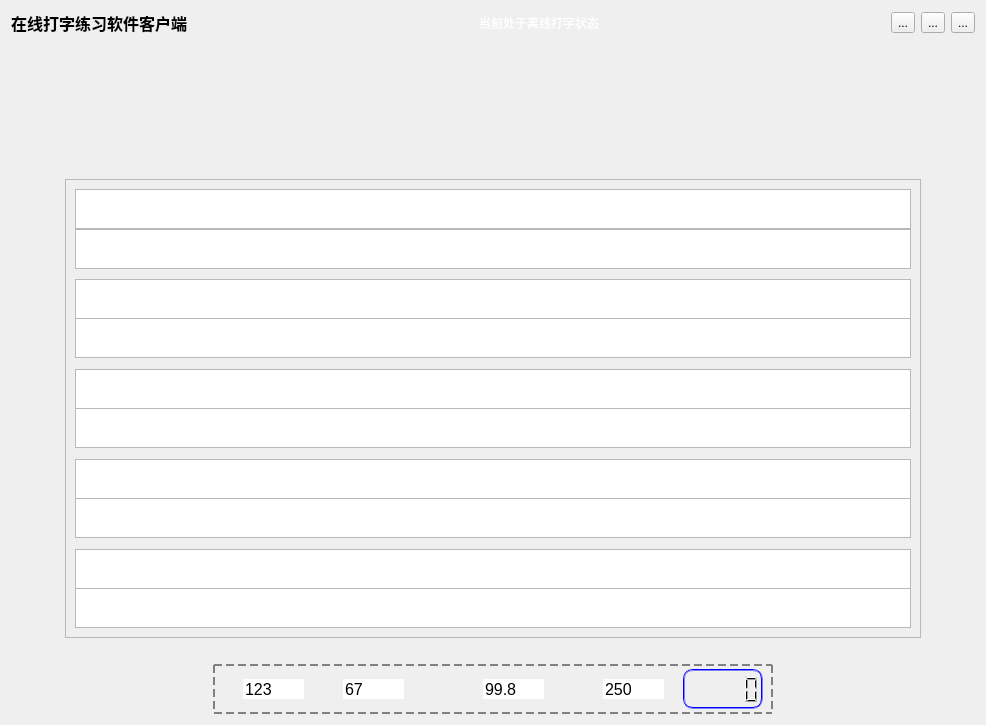
<?xml version="1.0" encoding="UTF-8"?>
<ui version="4.0">
 <class>Widget</class>
 <widget class="QWidget" name="Widget">
  <property name="geometry">
   <rect>
    <x>0</x>
    <y>0</y>
    <width>986</width>
    <height>725</height>
   </rect>
  </property>
  <property name="minimumSize">
   <size>
    <width>986</width>
    <height>0</height>
   </size>
  </property>
  <property name="windowTitle">
   <string>Widget</string>
  </property>
  <property name="styleSheet">
   <string notr="true">.Widget{		
	background-color: rgb(170, 170, 255);
}
</string>
  </property>
  <layout class="QGridLayout" name="gridLayout">
   <item row="0" column="0">
    <layout class="QVBoxLayout" name="verticalLayout_5">
     <item>
      <layout class="QHBoxLayout" name="horizontalLayout_4">
       <item>
        <widget class="QLabel" name="label_7">
         <property name="font">
          <font>
           <family>隶书</family>
           <pointsize>12</pointsize>
           <weight>75</weight>
           <bold>true</bold>
          </font>
         </property>
         <property name="text">
          <string>在线打字练习软件客户端</string>
         </property>
        </widget>
       </item>
       <item>
        <spacer name="horizontalSpacer_5">
         <property name="orientation">
          <enum>Qt::Horizontal</enum>
         </property>
         <property name="sizeHint" stdset="0">
          <size>
           <width>40</width>
           <height>20</height>
          </size>
         </property>
        </spacer>
       </item>
       <item>
        <widget class="QLabel" name="labelOnlineNum">
         <property name="styleSheet">
          <string notr="true">.QLabel{		
	font: 75 12pt &quot;楷体&quot;;
	color: rgb(255, 255, 255);
}</string>
         </property>
         <property name="text">
          <string>当前处于离线打字状态</string>
         </property>
        </widget>
       </item>
       <item>
        <spacer name="horizontalSpacer_6">
         <property name="orientation">
          <enum>Qt::Horizontal</enum>
         </property>
         <property name="sizeHint" stdset="0">
          <size>
           <width>40</width>
           <height>20</height>
          </size>
         </property>
        </spacer>
       </item>
       <item>
        <layout class="QHBoxLayout" name="horizontalLayout_3">
         <item>
          <widget class="QToolButton" name="minButton">
           <property name="text">
            <string>...</string>
           </property>
          </widget>
         </item>
         <item>
          <widget class="QToolButton" name="maxButton">
           <property name="text">
            <string>...</string>
           </property>
          </widget>
         </item>
         <item>
          <widget class="QToolButton" name="closeButton">
           <property name="text">
            <string>...</string>
           </property>
          </widget>
         </item>
        </layout>
       </item>
      </layout>
     </item>
     <item>
      <layout class="QHBoxLayout" name="horizontalLayout_5">
       <item>
        <layout class="QVBoxLayout" name="verticalLayout_4">
         <item>
          <widget class="QLabel" name="labelHorse0">
           <property name="sizePolicy">
            <sizepolicy hsizetype="Expanding" vsizetype="Preferred">
             <horstretch>0</horstretch>
             <verstretch>0</verstretch>
            </sizepolicy>
           </property>
           <property name="minimumSize">
            <size>
             <width>400</width>
             <height>0</height>
            </size>
           </property>
           <property name="text">
            <string/>
           </property>
          </widget>
         </item>
         <item>
          <spacer name="verticalSpacer_2">
           <property name="orientation">
            <enum>Qt::Vertical</enum>
           </property>
           <property name="sizeHint" stdset="0">
            <size>
             <width>20</width>
             <height>1</height>
            </size>
           </property>
          </spacer>
         </item>
         <item>
          <widget class="QLabel" name="labelHorse1">
           <property name="text">
            <string/>
           </property>
          </widget>
         </item>
         <item>
          <spacer name="verticalSpacer_6">
           <property name="orientation">
            <enum>Qt::Vertical</enum>
           </property>
           <property name="sizeHint" stdset="0">
            <size>
             <width>20</width>
             <height>1</height>
            </size>
           </property>
          </spacer>
         </item>
         <item>
          <widget class="QLabel" name="labelHorse2">
           <property name="sizePolicy">
            <sizepolicy hsizetype="Expanding" vsizetype="Preferred">
             <horstretch>0</horstretch>
             <verstretch>0</verstretch>
            </sizepolicy>
           </property>
           <property name="minimumSize">
            <size>
             <width>400</width>
             <height>0</height>
            </size>
           </property>
           <property name="text">
            <string/>
           </property>
          </widget>
         </item>
         <item>
          <spacer name="verticalSpacer_3">
           <property name="orientation">
            <enum>Qt::Vertical</enum>
           </property>
           <property name="sizeHint" stdset="0">
            <size>
             <width>20</width>
             <height>1</height>
            </size>
           </property>
          </spacer>
         </item>
         <item>
          <widget class="QLabel" name="labelHorse3">
           <property name="sizePolicy">
            <sizepolicy hsizetype="Expanding" vsizetype="Preferred">
             <horstretch>0</horstretch>
             <verstretch>0</verstretch>
            </sizepolicy>
           </property>
           <property name="minimumSize">
            <size>
             <width>400</width>
             <height>0</height>
            </size>
           </property>
           <property name="text">
            <string/>
           </property>
          </widget>
         </item>
         <item>
          <spacer name="verticalSpacer_7">
           <property name="orientation">
            <enum>Qt::Vertical</enum>
           </property>
           <property name="sizeHint" stdset="0">
            <size>
             <width>20</width>
             <height>1</height>
            </size>
           </property>
          </spacer>
         </item>
         <item>
          <widget class="QLabel" name="labelHorse4">
           <property name="text">
            <string/>
           </property>
          </widget>
         </item>
        </layout>
       </item>
       <item>
        <layout class="QVBoxLayout" name="verticalLayout_3">
         <item>
          <spacer name="verticalSpacer_4">
           <property name="orientation">
            <enum>Qt::Vertical</enum>
           </property>
           <property name="sizeHint" stdset="0">
            <size>
             <width>20</width>
             <height>1</height>
            </size>
           </property>
          </spacer>
         </item>
         <item>
          <widget class="QLabel" name="labelFirst">
           <property name="minimumSize">
            <size>
             <width>200</width>
             <height>20</height>
            </size>
           </property>
           <property name="maximumSize">
            <size>
             <width>200</width>
             <height>20</height>
            </size>
           </property>
           <property name="font">
            <font>
             <family>楷体</family>
             <pointsize>10</pointsize>
             <weight>75</weight>
             <bold>true</bold>
            </font>
           </property>
           <property name="styleSheet">
            <string notr="true">color: rgb(255, 0, 0);</string>
           </property>
           <property name="text">
            <string/>
           </property>
          </widget>
         </item>
         <item>
          <widget class="QLabel" name="labelSecond">
           <property name="minimumSize">
            <size>
             <width>200</width>
             <height>20</height>
            </size>
           </property>
           <property name="maximumSize">
            <size>
             <width>200</width>
             <height>20</height>
            </size>
           </property>
           <property name="font">
            <font>
             <family>楷体</family>
             <pointsize>10</pointsize>
             <weight>75</weight>
             <bold>true</bold>
            </font>
           </property>
           <property name="styleSheet">
            <string notr="true">color: rgb(0, 0, 255);</string>
           </property>
           <property name="text">
            <string/>
           </property>
          </widget>
         </item>
         <item>
          <widget class="QLabel" name="labelThird">
           <property name="minimumSize">
            <size>
             <width>200</width>
             <height>20</height>
            </size>
           </property>
           <property name="maximumSize">
            <size>
             <width>200</width>
             <height>20</height>
            </size>
           </property>
           <property name="font">
            <font>
             <family>楷体</family>
             <pointsize>10</pointsize>
             <weight>75</weight>
             <bold>true</bold>
            </font>
           </property>
           <property name="styleSheet">
            <string notr="true">color: rgb(0, 0, 0);</string>
           </property>
           <property name="text">
            <string/>
           </property>
          </widget>
         </item>
         <item>
          <spacer name="verticalSpacer_5">
           <property name="orientation">
            <enum>Qt::Vertical</enum>
           </property>
           <property name="sizeHint" stdset="0">
            <size>
             <width>20</width>
             <height>1</height>
            </size>
           </property>
          </spacer>
         </item>
        </layout>
       </item>
      </layout>
     </item>
     <item>
      <layout class="QVBoxLayout" name="verticalLayout_2">
       <item>
        <layout class="QHBoxLayout" name="horizontalLayout_2">
         <item>
          <spacer name="horizontalSpacer_3">
           <property name="orientation">
            <enum>Qt::Horizontal</enum>
           </property>
           <property name="sizeHint" stdset="0">
            <size>
             <width>40</width>
             <height>20</height>
            </size>
           </property>
          </spacer>
         </item>
         <item>
          <widget class="QFrame" name="frame1">
           <property name="sizePolicy">
            <sizepolicy hsizetype="Expanding" vsizetype="Expanding">
             <horstretch>0</horstretch>
             <verstretch>0</verstretch>
            </sizepolicy>
           </property>
           <property name="minimumSize">
            <size>
             <width>856</width>
             <height>459</height>
            </size>
           </property>
           <property name="maximumSize">
            <size>
             <width>856</width>
             <height>459</height>
            </size>
           </property>
           <property name="styleSheet">
            <string notr="true">QTextEdit{
	font: 72 20pt &quot;Courier New&quot;;
}</string>
           </property>
           <property name="frameShape">
            <enum>QFrame::StyledPanel</enum>
           </property>
           <property name="frameShadow">
            <enum>QFrame::Raised</enum>
           </property>
           <widget class="QTextEdit" name="view0">
            <property name="geometry">
             <rect>
              <x>10</x>
              <y>10</y>
              <width>836</width>
              <height>40</height>
             </rect>
            </property>
            <property name="minimumSize">
             <size>
              <width>836</width>
              <height>0</height>
             </size>
            </property>
            <property name="maximumSize">
             <size>
              <width>836</width>
              <height>16777215</height>
             </size>
            </property>
            <property name="verticalScrollBarPolicy">
             <enum>Qt::ScrollBarAlwaysOff</enum>
            </property>
            <property name="horizontalScrollBarPolicy">
             <enum>Qt::ScrollBarAlwaysOff</enum>
            </property>
            <property name="textInteractionFlags">
             <set>Qt::TextSelectableByMouse</set>
            </property>
           </widget>
           <widget class="QTextEdit" name="view1">
            <property name="geometry">
             <rect>
              <x>10</x>
              <y>50</y>
              <width>836</width>
              <height>40</height>
             </rect>
            </property>
            <property name="minimumSize">
             <size>
              <width>836</width>
              <height>0</height>
             </size>
            </property>
            <property name="maximumSize">
             <size>
              <width>836</width>
              <height>16777215</height>
             </size>
            </property>
            <property name="verticalScrollBarPolicy">
             <enum>Qt::ScrollBarAlwaysOff</enum>
            </property>
            <property name="horizontalScrollBarPolicy">
             <enum>Qt::ScrollBarAlwaysOff</enum>
            </property>
            <property name="documentTitle">
             <string/>
            </property>
            <property name="undoRedoEnabled">
             <bool>false</bool>
            </property>
            <property name="readOnly">
             <bool>false</bool>
            </property>
            <property name="html">
             <string>&lt;!DOCTYPE HTML PUBLIC &quot;-//W3C//DTD HTML 4.0//EN&quot; &quot;http://www.w3.org/TR/REC-html40/strict.dtd&quot;&gt;
&lt;html&gt;&lt;head&gt;&lt;meta name=&quot;qrichtext&quot; content=&quot;1&quot; /&gt;&lt;style type=&quot;text/css&quot;&gt;
p, li { white-space: pre-wrap; }
&lt;/style&gt;&lt;/head&gt;&lt;body style=&quot; font-family:'Courier New'; font-size:20pt; font-weight:72; font-style:normal;&quot;&gt;
&lt;p style=&quot;-qt-paragraph-type:empty; margin-top:0px; margin-bottom:0px; margin-left:0px; margin-right:0px; -qt-block-indent:0; text-indent:0px;&quot;&gt;&lt;br /&gt;&lt;/p&gt;&lt;/body&gt;&lt;/html&gt;</string>
            </property>
            <property name="textInteractionFlags">
             <set>Qt::TextEditable</set>
            </property>
           </widget>
           <widget class="QTextEdit" name="view5">
            <property name="geometry">
             <rect>
              <x>10</x>
              <y>229</y>
              <width>836</width>
              <height>40</height>
             </rect>
            </property>
            <property name="minimumSize">
             <size>
              <width>836</width>
              <height>0</height>
             </size>
            </property>
            <property name="maximumSize">
             <size>
              <width>836</width>
              <height>16777215</height>
             </size>
            </property>
            <property name="verticalScrollBarPolicy">
             <enum>Qt::ScrollBarAlwaysOff</enum>
            </property>
            <property name="horizontalScrollBarPolicy">
             <enum>Qt::ScrollBarAlwaysOff</enum>
            </property>
            <property name="undoRedoEnabled">
             <bool>false</bool>
            </property>
            <property name="textInteractionFlags">
             <set>Qt::TextEditable</set>
            </property>
           </widget>
           <widget class="QTextEdit" name="view4">
            <property name="geometry">
             <rect>
              <x>10</x>
              <y>190</y>
              <width>836</width>
              <height>40</height>
             </rect>
            </property>
            <property name="minimumSize">
             <size>
              <width>836</width>
              <height>0</height>
             </size>
            </property>
            <property name="maximumSize">
             <size>
              <width>836</width>
              <height>16777215</height>
             </size>
            </property>
            <property name="verticalScrollBarPolicy">
             <enum>Qt::ScrollBarAlwaysOff</enum>
            </property>
            <property name="horizontalScrollBarPolicy">
             <enum>Qt::ScrollBarAlwaysOff</enum>
            </property>
            <property name="textInteractionFlags">
             <set>Qt::TextSelectableByMouse</set>
            </property>
           </widget>
           <widget class="QTextEdit" name="view7">
            <property name="geometry">
             <rect>
              <x>10</x>
              <y>319</y>
              <width>836</width>
              <height>40</height>
             </rect>
            </property>
            <property name="minimumSize">
             <size>
              <width>836</width>
              <height>0</height>
             </size>
            </property>
            <property name="maximumSize">
             <size>
              <width>836</width>
              <height>16777215</height>
             </size>
            </property>
            <property name="verticalScrollBarPolicy">
             <enum>Qt::ScrollBarAlwaysOff</enum>
            </property>
            <property name="horizontalScrollBarPolicy">
             <enum>Qt::ScrollBarAlwaysOff</enum>
            </property>
            <property name="undoRedoEnabled">
             <bool>false</bool>
            </property>
            <property name="textInteractionFlags">
             <set>Qt::TextEditable</set>
            </property>
           </widget>
           <widget class="QTextEdit" name="view9">
            <property name="geometry">
             <rect>
              <x>10</x>
              <y>409</y>
              <width>836</width>
              <height>40</height>
             </rect>
            </property>
            <property name="minimumSize">
             <size>
              <width>836</width>
              <height>0</height>
             </size>
            </property>
            <property name="maximumSize">
             <size>
              <width>836</width>
              <height>16777215</height>
             </size>
            </property>
            <property name="verticalScrollBarPolicy">
             <enum>Qt::ScrollBarAlwaysOff</enum>
            </property>
            <property name="horizontalScrollBarPolicy">
             <enum>Qt::ScrollBarAlwaysOff</enum>
            </property>
            <property name="undoRedoEnabled">
             <bool>false</bool>
            </property>
            <property name="textInteractionFlags">
             <set>Qt::TextEditable</set>
            </property>
           </widget>
           <widget class="QTextEdit" name="view3">
            <property name="geometry">
             <rect>
              <x>10</x>
              <y>139</y>
              <width>836</width>
              <height>40</height>
             </rect>
            </property>
            <property name="minimumSize">
             <size>
              <width>836</width>
              <height>0</height>
             </size>
            </property>
            <property name="maximumSize">
             <size>
              <width>836</width>
              <height>16777215</height>
             </size>
            </property>
            <property name="verticalScrollBarPolicy">
             <enum>Qt::ScrollBarAlwaysOff</enum>
            </property>
            <property name="horizontalScrollBarPolicy">
             <enum>Qt::ScrollBarAlwaysOff</enum>
            </property>
            <property name="undoRedoEnabled">
             <bool>false</bool>
            </property>
            <property name="textInteractionFlags">
             <set>Qt::TextEditable</set>
            </property>
           </widget>
           <widget class="QTextEdit" name="view2">
            <property name="geometry">
             <rect>
              <x>10</x>
              <y>100</y>
              <width>836</width>
              <height>40</height>
             </rect>
            </property>
            <property name="minimumSize">
             <size>
              <width>836</width>
              <height>0</height>
             </size>
            </property>
            <property name="maximumSize">
             <size>
              <width>836</width>
              <height>16777215</height>
             </size>
            </property>
            <property name="verticalScrollBarPolicy">
             <enum>Qt::ScrollBarAlwaysOff</enum>
            </property>
            <property name="horizontalScrollBarPolicy">
             <enum>Qt::ScrollBarAlwaysOff</enum>
            </property>
            <property name="readOnly">
             <bool>true</bool>
            </property>
            <property name="textInteractionFlags">
             <set>Qt::TextSelectableByMouse</set>
            </property>
           </widget>
           <widget class="QTextEdit" name="view6">
            <property name="geometry">
             <rect>
              <x>10</x>
              <y>280</y>
              <width>836</width>
              <height>40</height>
             </rect>
            </property>
            <property name="minimumSize">
             <size>
              <width>836</width>
              <height>0</height>
             </size>
            </property>
            <property name="maximumSize">
             <size>
              <width>836</width>
              <height>16777215</height>
             </size>
            </property>
            <property name="verticalScrollBarPolicy">
             <enum>Qt::ScrollBarAlwaysOff</enum>
            </property>
            <property name="horizontalScrollBarPolicy">
             <enum>Qt::ScrollBarAlwaysOff</enum>
            </property>
            <property name="textInteractionFlags">
             <set>Qt::TextSelectableByMouse</set>
            </property>
           </widget>
           <widget class="QTextEdit" name="view8">
            <property name="geometry">
             <rect>
              <x>10</x>
              <y>370</y>
              <width>836</width>
              <height>40</height>
             </rect>
            </property>
            <property name="minimumSize">
             <size>
              <width>836</width>
              <height>0</height>
             </size>
            </property>
            <property name="maximumSize">
             <size>
              <width>836</width>
              <height>16777215</height>
             </size>
            </property>
            <property name="verticalScrollBarPolicy">
             <enum>Qt::ScrollBarAlwaysOff</enum>
            </property>
            <property name="horizontalScrollBarPolicy">
             <enum>Qt::ScrollBarAlwaysOff</enum>
            </property>
            <property name="textInteractionFlags">
             <set>Qt::TextSelectableByMouse</set>
            </property>
           </widget>
          </widget>
         </item>
         <item>
          <spacer name="horizontalSpacer_4">
           <property name="orientation">
            <enum>Qt::Horizontal</enum>
           </property>
           <property name="sizeHint" stdset="0">
            <size>
             <width>40</width>
             <height>20</height>
            </size>
           </property>
          </spacer>
         </item>
        </layout>
       </item>
       <item>
        <layout class="QVBoxLayout" name="verticalLayout">
         <item>
          <spacer name="verticalSpacer">
           <property name="orientation">
            <enum>Qt::Vertical</enum>
           </property>
           <property name="sizeType">
            <enum>QSizePolicy::Fixed</enum>
           </property>
           <property name="sizeHint" stdset="0">
            <size>
             <width>20</width>
             <height>20</height>
            </size>
           </property>
          </spacer>
         </item>
         <item>
          <layout class="QHBoxLayout" name="horizontalLayout">
           <item>
            <spacer name="horizontalSpacer">
             <property name="orientation">
              <enum>Qt::Horizontal</enum>
             </property>
             <property name="sizeHint" stdset="0">
              <size>
               <width>40</width>
               <height>20</height>
              </size>
             </property>
            </spacer>
           </item>
           <item>
            <widget class="QFrame" name="frame0">
             <property name="sizePolicy">
              <sizepolicy hsizetype="Expanding" vsizetype="Expanding">
               <horstretch>0</horstretch>
               <verstretch>0</verstretch>
              </sizepolicy>
             </property>
             <property name="minimumSize">
              <size>
               <width>560</width>
               <height>50</height>
              </size>
             </property>
             <property name="maximumSize">
              <size>
               <width>560</width>
               <height>50</height>
              </size>
             </property>
             <property name="styleSheet">
              <string notr="true">#frame0{
	border: 2px dashed gray;
	/*background: white;*/
}


#label0{
	background-image:url(&quot;:/images/tool/right.png&quot;);
}
#label1{
	background-image:url(&quot;:/images/tool/error.png&quot;);
}
#label2{
	background-image:url(&quot;:/images/tool/correct_rate1.jpg&quot;);
}
#label3{
	background-image:url(&quot;:/images/tool/speed1.jpg&quot;);
}
#label4{
	background-image:url(&quot;:/images/tool/clock.png&quot;);
}

QLineEdit{
	background-color:rgb(255, 255, 255);
	font: 75 16pt &quot;微软雅黑&quot;;
	font-size:16px;
	font-color::rgb(0, 0, 0);
	height:20px;
	border-radius:40px
}</string>
             </property>
             <property name="frameShape">
              <enum>QFrame::StyledPanel</enum>
             </property>
             <property name="frameShadow">
              <enum>QFrame::Raised</enum>
             </property>
             <widget class="QLCDNumber" name="lcdNumber">
              <property name="geometry">
               <rect>
                <x>470</x>
                <y>5</y>
                <width>80</width>
                <height>40</height>
               </rect>
              </property>
              <property name="styleSheet">
               <string notr="true">QLCDNumber{
    padding: 0px;

    border: 2px groove blue;       /*边框属性*/
    border-radius: 10px;           /*设置倒角弯曲程度*/
}</string>
              </property>
             </widget>
             <widget class="QLabel" name="label0">
              <property name="geometry">
               <rect>
                <x>10</x>
                <y>15</y>
                <width>20</width>
                <height>20</height>
               </rect>
              </property>
              <property name="styleSheet">
               <string notr="true"/>
              </property>
              <property name="text">
               <string/>
              </property>
             </widget>
             <widget class="QLabel" name="label1">
              <property name="geometry">
               <rect>
                <x>110</x>
                <y>15</y>
                <width>20</width>
                <height>20</height>
               </rect>
              </property>
              <property name="text">
               <string/>
              </property>
             </widget>
             <widget class="QLabel" name="label2">
              <property name="geometry">
               <rect>
                <x>210</x>
                <y>15</y>
                <width>60</width>
                <height>20</height>
               </rect>
              </property>
              <property name="text">
               <string/>
              </property>
             </widget>
             <widget class="QLabel" name="label3">
              <property name="geometry">
               <rect>
                <x>350</x>
                <y>15</y>
                <width>40</width>
                <height>20</height>
               </rect>
              </property>
              <property name="text">
               <string/>
              </property>
             </widget>
             <widget class="QLineEdit" name="lineEdit0">
              <property name="geometry">
               <rect>
                <x>30</x>
                <y>15</y>
                <width>61</width>
                <height>20</height>
               </rect>
              </property>
              <property name="text">
               <string>123</string>
              </property>
              <property name="readOnly">
               <bool>true</bool>
              </property>
             </widget>
             <widget class="QLineEdit" name="lineEdit1">
              <property name="geometry">
               <rect>
                <x>130</x>
                <y>15</y>
                <width>61</width>
                <height>20</height>
               </rect>
              </property>
              <property name="text">
               <string>67</string>
              </property>
              <property name="readOnly">
               <bool>true</bool>
              </property>
             </widget>
             <widget class="QLineEdit" name="lineEdit2">
              <property name="geometry">
               <rect>
                <x>270</x>
                <y>15</y>
                <width>61</width>
                <height>20</height>
               </rect>
              </property>
              <property name="text">
               <string>99.8</string>
              </property>
              <property name="readOnly">
               <bool>true</bool>
              </property>
             </widget>
             <widget class="QLineEdit" name="lineEdit3">
              <property name="geometry">
               <rect>
                <x>390</x>
                <y>15</y>
                <width>61</width>
                <height>20</height>
               </rect>
              </property>
              <property name="text">
               <string>250</string>
              </property>
              <property name="readOnly">
               <bool>true</bool>
              </property>
             </widget>
            </widget>
           </item>
           <item>
            <spacer name="horizontalSpacer_2">
             <property name="orientation">
              <enum>Qt::Horizontal</enum>
             </property>
             <property name="sizeHint" stdset="0">
              <size>
               <width>40</width>
               <height>20</height>
              </size>
             </property>
            </spacer>
           </item>
          </layout>
         </item>
        </layout>
       </item>
      </layout>
     </item>
    </layout>
   </item>
  </layout>
 </widget>
 <layoutdefault spacing="6" margin="11"/>
 <resources/>
 <connections/>
</ui>
